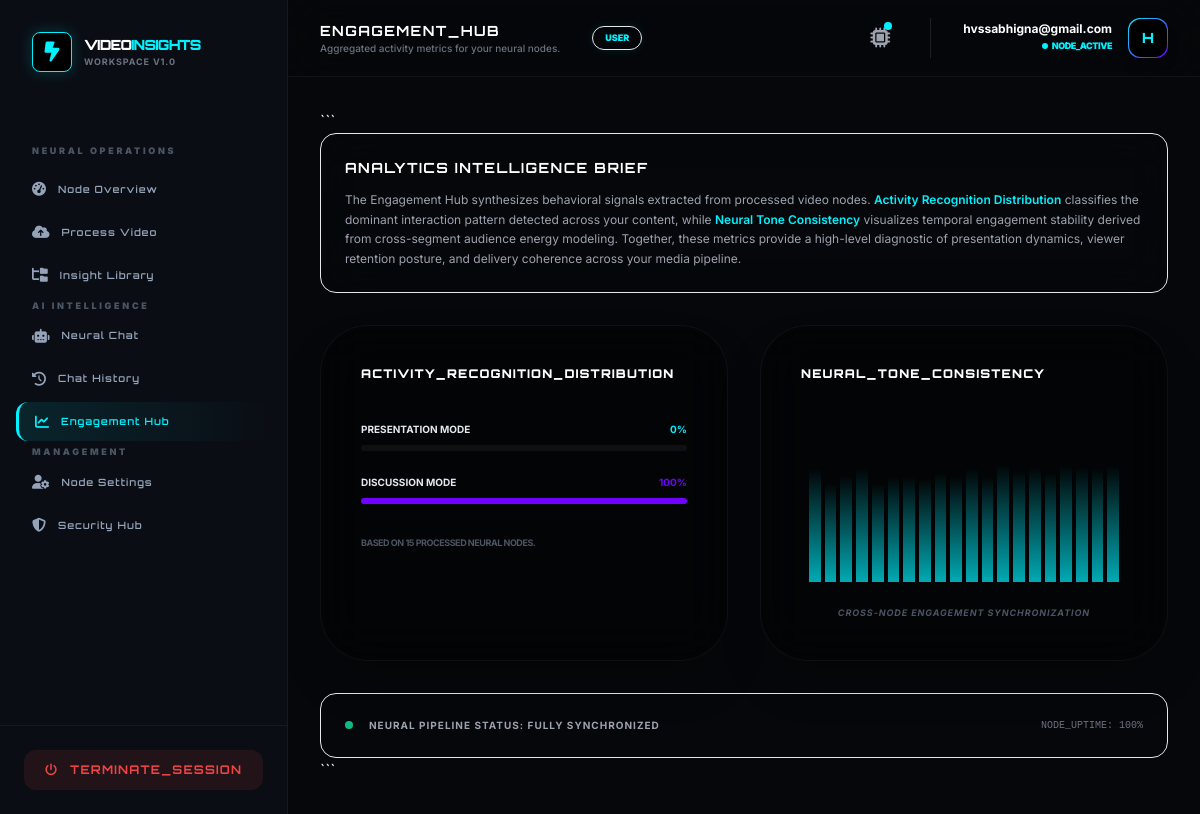
The app's page /analysis/hub/ (signed in) with its own data.
### accounts/models.py (models this page shows, shortened)
class User(AbstractUser):
    username = None
    email = models.EmailField(unique=True)
    ROLE_CHOICES = (
        ('admin', 'Admin'),
        ('user', 'User'),
    )
    role = models.CharField(max_length=10, choices=ROLE_CHOICES, default='user')
    is_verified = models.BooleanField(default=False)
    login_count = models.PositiveIntegerField(default=0)
    USERNAME_FIELD = 'email'
    REQUIRED_FIELDS = []
    objects = CustomUserManager()

### analysis/views.py (the view)
# urls.py: path('hub/', views.analytics_dashboard, name='analytics_dashboard'),
@login_required
def analytics_dashboard(request):
    user_vids = VideoAnalysis.objects.filter(user=request.user)
    total = user_vids.count()
    presentation_modes = ["Presentation Mode", "Presentation", "Lecture", "Demo", "Software tutorial", "Tutorial"]
    pres_count = user_vids.filter(activity_type__in=presentation_modes).count()
    pres_percent = (pres_count / total * 100) if total > 0 else 50
    disc_percent = 100 - pres_percent
    TARGET_POINTS = 20
    avg_engagement = [0] * TARGET_POINTS
    valid_videos = 0
    for vid in user_vids:
        data = vid.engagement_data
        if not isinstance(data, list) or len(data) == 0:
            continue
        normalized = []
        for i in range(TARGET_POINTS):
            try:
                value = int(data[i]) if i < len(data) else 0
            except Exception:
                value = 0
            value = max(0, min(value, 100))
            normalized.append(value)
        for i in range(TARGET_POINTS):
            avg_engagement[i] += normalized[i]
        valid_videos += 1
    if valid_videos > 0:
        avg_engagement = [int(val / valid_videos) for val in avg_engagement]
    else:
        avg_engagement = [random.randint(25, 45) for _ in range(TARGET_POINTS)]
    return render(request, 'analysis/analytics_hub.html', {
        'pres_percent': pres_percent,
        'disc_percent': disc_percent,
        'avg_engagement': avg_engagement,
        'total_nodes': total,
    })

### templates/analysis/analytics_hub.html (shortened to what this page needs)
{% extends "base2.html" %}
{% block page_title %}ENGAGEMENT_HUB{% endblock %}
{% block page_subtitle %}Aggregated activity metrics for your neural nodes.{% endblock %}
{% block content %}
<div class="space-y-8 animate-fade-in">
```
<div class="bg-gradient-to-r from-[var(--accent-cyan)]/5 to-transparent
            border border-[var(--accent-cyan)]/15
            p-6 rounded-2xl backdrop-blur-xl">
    <h3 class="orbitron text-sm text-white font-bold tracking-widest mb-3 uppercase">
        Analytics Intelligence Brief
    </h3>
    <p class="text-xs text-gray-400 leading-relaxed max-w-4xl">
        The Engagement Hub synthesizes behavioral signals extracted from processed video nodes.
        <span class="text-[var(--accent-cyan)] font-semibold">Activity Recognition Distribution</span>
        classifies the dominant interaction pattern detected across your content, while
        <span class="text-[var(--accent-cyan)] font-semibold">Neural Tone Consistency</span>
        visualizes temporal engagement stability derived from cross-segment audience energy modeling.
        Together, these metrics provide a high-level diagnostic of presentation dynamics,
        viewer retention posture, and delivery coherence across your media pipeline.
    </p>
</div>
<div class="grid grid-cols-1 md:grid-cols-2 gap-8">
    <div class="bg-black/40 border border-white/5 p-10 rounded-[3rem] backdrop-blur-xl shadow-2xl">
        <h4 class="orbitron text-xs font-black text-white tracking-widest mb-10 uppercase">
            Activity_Recognition_Distribution
        </h4>
        {% with pres=pres_percent|default:0 disc=disc_percent|default:0 %}
        <div class="space-y-6">
            <div>
                <div class="flex justify-between text-[10px] font-bold uppercase mb-2">
                    <span>Presentation Mode</span>
                    <span class="text-[var(--accent-cyan)]">
                        {{ pres|floatformat:0 }}%
                    </span>
                </div>
                <div class="h-1.5 w-full bg-white/5 rounded-full overflow-hidden">
                </div>
            </div>
            <div>
                <div class="flex justify-between text-[10px] font-bold uppercase mb-2">
                    <span>Discussion Mode</span>
                    <span class="text-[var(--accent-purple)]">
                        {{ disc|floatformat:0 }}%
                    </span>
                </div>
                <div class="h-1.5 w-full bg-white/5 rounded-full overflow-hidden">
                    <div class="h-full bg-[var(--accent-purple)] shadow-[0_0_10px_var(--accent-purple)]
                                transition-all duration-1000"
                         style="width: {{ disc|floatformat:2 }}%">
                    </div>
                </div>
            </div>
        </div>
        {% endwith %}
        <p class="text-[9px] text-gray-600 font-bold uppercase mt-8 tracking-tighter">
            Based on {{ total_nodes|default:0 }} processed neural nodes.
        </p>
    </div>
    <div class="bg-black/40 border border-white/5 p-10 rounded-[3rem] backdrop-blur-xl shadow-2xl">
        <h4 class="orbitron text-xs font-black text-white tracking-widest mb-10 uppercase">
            Neural_Tone_Consistency
        </h4>
        <div class="h-40 flex items-end gap-1 px-2" id="waveContainer">
            {% if avg_engagement %}
                {% for point in avg_engagement %}
                <div
                    class="flex-1 bg-gradient-to-t
                           from-[var(--accent-cyan)]
                           via-[var(--accent-cyan)]/70
                           to-[var(--accent-cyan)]/30
                           rounded-t-sm opacity-70 hover:opacity-100
                           transition-all duration-[1500ms] ease-out
                           hover:shadow-[0_0_15px_var(--accent-cyan)]
                           bar-grow"
                    style="height: 0%;"
                    data-height="{{ point|default:0 }}">
                </div>
                {% endfor %}
            {% else %}
                <div class="w-full h-full flex items-center justify-center">
                    <p class="text-[9px] text-gray-700 italic">
                        No historical engagement data found.
                    </p>
                </div>
            {% endif %}
        </div>
        <p class="text-[9px] text-gray-600 font-bold uppercase mt-6 tracking-widest text-center italic">
            Cross-node engagement synchronization
        </p>
    </div>
</div>
<div class="bg-[var(--accent-cyan)]/5 border border-[var(--accent-cyan)]/10
            p-6 rounded-2xl flex items-center justify-between">
    <div class="flex items-center gap-4">
        <div class="w-2 h-2 rounded-full animate-pulse
                    {% if total_nodes %}bg-emerald-500{% else %}bg-yellow-500{% endif %}">
        </div>
        <p class="text-[10px] text-gray-400 font-bold uppercase tracking-widest">
            Neural Pipeline Status:
            {% if total_nodes %}
                Fully Synchronized
            {% else %}
                Awaiting Signal
            {% endif %}
        </p>
    </div>
    <p class="text-[10px] text-gray-500 font-mono">
        NODE_UPTIME: {% if total_nodes %}100%{% else %}0%{% endif %}
    </p>
</div>
```
</div>
{% endblock %}

### templates/base2.html (shortened to what this page needs)
<!DOCTYPE html>
<html lang="en">
<head>
    <script src="https://cdn.tailwindcss.com"></script>
    <link rel="stylesheet" href="https://cdnjs.cloudflare.com/ajax/libs/font-awesome/6.4.2/css/all.min.css">
</head>
<body class="min-h-screen flex">
<aside class="w-72 bg-[var(--sidebar-bg)] border-r border-white/5 hidden lg:flex flex-col sticky top-0 h-screen z-50">
    <div class="p-8">
        <a href="/" class="flex items-center gap-3">
            <div class="w-10 h-10 rounded-lg flex items-center justify-center bg-black border border-[var(--accent-cyan)] shadow-[0_0_15px_rgba(0,242,255,0.2)]">
                <i class="fa-solid fa-bolt-lightning text-xl text-[var(--accent-cyan)]"></i>
            </div>
            <div>
                <h2 class="orbitron text-sm font-black text-white tracking-tighter">VIDEO<span class="text-[var(--accent-cyan)]">INSIGHTS</span></h2>
                <p class="text-[9px] text-gray-500 uppercase tracking-widest font-bold">Workspace v1.0</p>
            </div>
        </a>
    </div>
    <nav class="flex-1 px-4 py-4 space-y-1 overflow-y-auto">
        {% if user.role == 'admin' %}
            {% include "partials/sidebar_admin.html" %}
        {% else %}
            {% include "partials/sidebar_user.html" %}
        {% endif %}
    </nav>
    <div class="p-6 border-t border-white/5">
        <a href="{% url 'logout' %}"
           class="flex items-center justify-center gap-3 px-4 py-3 rounded-xl bg-red-500/10 text-red-500 font-bold hover:bg-red-500 hover:text-white transition duration-300 orbitron text-xs tracking-widest">
            <i class="fa-solid fa-power-off"></i> TERMINATE_SESSION
        </a>
    </div>
</aside>
<div class="flex-1 flex flex-col min-w-0">
    <header class="bg-[var(--sidebar-bg)]/80 backdrop-blur-xl border-b border-white/5 sticky top-0 z-40 px-8 py-4 flex justify-between items-center">
        <div class="flex items-center gap-4">
             <div class="hidden sm:block">
                <h1 class="orbitron text-sm font-bold text-white tracking-widest uppercase">
                    {% block page_title %}Operational_Dashboard{% endblock page_title %}
                </h1>
                <p class="text-[10px] text-gray-500 font-medium">
                    {% block page_subtitle %}Synchronizing with Neural Pipeline...{% endblock page_subtitle %}
                </p>
             </div>
             <span class="bg-[var(--accent-cyan)]/10 text-[var(--accent-cyan)] text-[9px] uppercase font-black px-3 py-1 rounded-full ml-4 border border-[var(--accent-cyan)]/20 shadow-[0_0_10px_rgba(0,242,255,0.1)]">
                {{ user.role|default:"User" }}
             </span>
        </div>
        <div class="flex items-center gap-8">
            <div class="relative group">
                <button class="relative p-2 text-gray-400 hover:text-[var(--accent-cyan)] transition-colors">
                    <i class="fa-solid fa-microchip text-xl"></i>
                    <span class="absolute top-1.5 right-1.5 w-2 h-2 bg-[var(--accent-cyan)] rounded-full animate-pulse"></span>
                </button>
            </div>
            <div class="flex items-center gap-4 border-l border-white/10 pl-8">
                <div class="text-right hidden sm:block">
                    <p class="text-xs font-bold text-white leading-none mb-1">{{ user.email }}</p>
                    <p class="text-[9px] text-[var(--accent-cyan)] font-black uppercase flex items-center justify-end gap-1 tracking-tighter">
                        <span class="w-1.5 h-1.5 bg-[var(--accent-cyan)] rounded-full animate-ping"></span> NODE_ACTIVE
                    </p>
                </div>
                <div class="w-10 h-10 rounded-xl bg-gradient-to-br from-[var(--accent-cyan)] to-[var(--accent-purple)] p-[1px] shadow-lg">
                    <div class="w-full h-full bg-black rounded-xl flex items-center justify-center text-[var(--accent-cyan)] font-black orbitron text-sm">
                        {{ user.email|first|upper }}
                    </div>
                </div>
            </div>
        </div>
    </header>
    <main class="flex-1 p-8 overflow-y-auto">
        <div class="max-w-7xl mx-auto animate-fade-in">
            {% block content %}{% endblock content %}
        </div>
    </main>
</div>
</body>
</html>

### templates/base2.html (style rules this page uses)
:root { --bg-workspace: #05070a; --sidebar-bg: #0a0d14; --accent-cyan: #00f2ff; --accent-purple: #7000ff; --card-dark: #10141d; }
body { font-family: 'Inter', sans-serif; background-color: var(--bg-workspace); color: #e2e8f0; }
.orbitron { font-family: 'Orbitron', sans-serif; }
.animate-fade-in { animation: fadeIn 0.3s ease-out; }

### templates/analysis/analytics_hub.html (style rules this page uses)
.bar-grow { transform-origin: bottom; will-change: height, opacity; }

### records on screen
User: role "USER", email "hvssabhigna@gmail.com", email|first "H"

### other values on screen
{{ pres|floatformat:0 }} "0"
{{ disc|floatformat:0 }} "100"
{{ total_nodes|default:0 }} "15"
